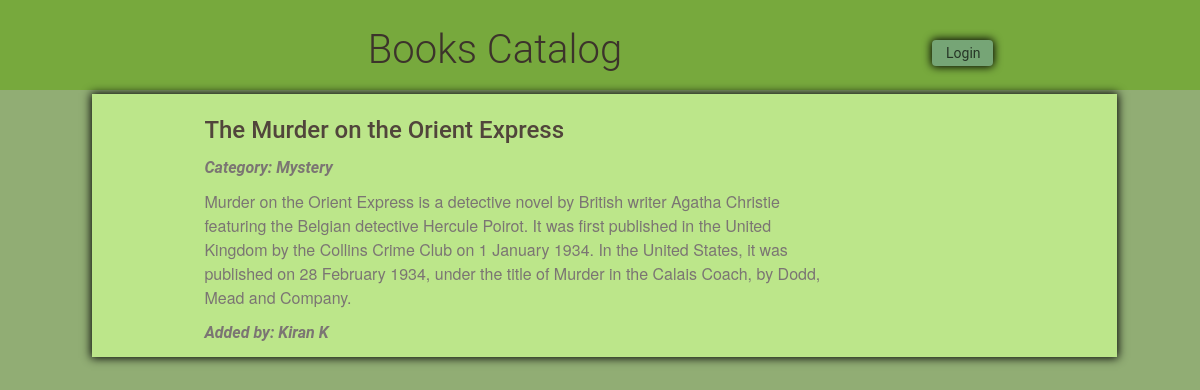
/catalog/Mystery/The Murder on the Orient Express, run on the app's committed database.
### model.py (models this page shows, shortened)
class Item(Base):
    __tablename__ = 'item'
    name = Column(String(250), nullable=False, index=True, unique=True)
    id = Column(Integer, primary_key=True)
    description = Column(String(1500))
    category_name = Column(Integer, ForeignKey('category.name'))
    category = relationship("Category", back_populates='items')
    created_user_id = Column(Integer, ForeignKey('user.id'))
    created_user = relationship(User)

class User(Base):
    __tablename__ = 'user'
    id = Column(Integer, primary_key=True)
    name = Column(String(250), nullable=False)
    email = Column(String(250), nullable=False)
    picture = Column(String(250))

### application.py (the view, shortened to what this page needs)
@app.route('/catalog/<string:category_name>/<string:item_name>',
           methods=['GET'])
def getItem(category_name, item_name):
    try:
        item = session.query(Item).filter(
            func.lower(Item.name) == func.lower(item_name)).one_or_none()
        if item is None:
            flash("Item not found. Please try again later!")
            return redirect(url_for('getCatalog'))
    except MultipleResultsFound:
        flash("Something went wrong. Please try again later!")
        return redirect(url_for('getCatalog'))
    user_loggedin = 'username' in login_session
    return render_template('item.html', item=item)

### templates/item.html (shortened to what this page needs)
{% extends "main.html" %}
{% block content %}
	<div class="col-md-10 content-body ">
		<div class="col-md-1">
		</div>
		<div class="col-md-8">
			<h2>{{item.name}}</h2>
			<p><i>Category: {{item.category_name}}</i></p>
			<p>{{item.description}}</p>
			<p><i>Added by: {{item.created_user.name}}</i></p>
		</div>
	</div>
{% endblock %}

### static/styles.css (style rules this page uses)
* { -webkit-box-sizing: border-box; -moz-box-sizing: border-box; -ms-box-sizing: border-box; box-sizing: border-box; }
* { font-family: "Helvetica Neue Bold", Roboto, Helvetica, Arial, sans-serif; font-weight: 700; }
h2 { font-size: 24px; color: #51453B; line-height: 29px; }
p { font-family: "Helvetica Neue", Roboto, Helvetica, Arial, sans-serif; font-size: 16px; color: #7B7573; line-height: 24px; font-weight: 400; }
body { font-family: "Helvetica Neue Light", Roboto, Helvetica, Arial, sans-serif; background-color: #91ad74 }
.content-body { background-color: #bce68a; box-shadow: 0 0 9px 1px black; margin:4px; padding-top: 2px; padding-bottom: 2px; }

### data on the page
Item: name "The Murder on the Orient Express", category_name "Mystery", description "Murder on the Orient Express is a detective novel by British writer Agatha Christie featuring the Belgian detective Hercule Poirot. It was first published in the United Kingdom by the Collins Crime Club on 1 January 1934. In the United States, it was published on 28 February 1934, under the title of Murder in the Calais Coach, by Dodd, Mead and Company."
User: created_user.name "Kiran K"
